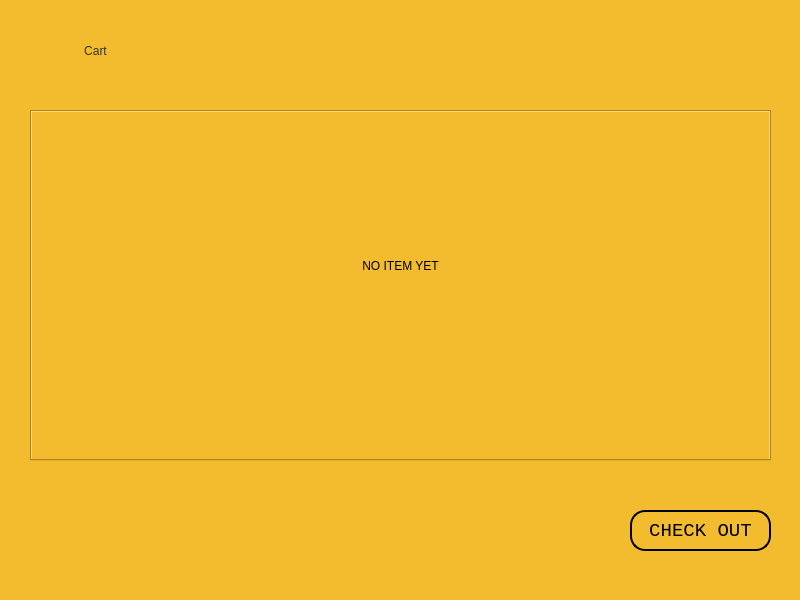
<?xml version="1.0" encoding="UTF-8"?>
<ui version="4.0">
 <class>CartWD</class>
 <widget class="QWidget" name="CartWD">
  <property name="geometry">
   <rect>
    <x>0</x>
    <y>0</y>
    <width>800</width>
    <height>600</height>
   </rect>
  </property>
  <property name="windowTitle">
   <string>Form</string>
  </property>
  <property name="styleSheet">
   <string notr="true">background-color: rgb(243, 188, 46);</string>
  </property>
  <widget class="QTabWidget" name="tabWidget">
   <property name="geometry">
    <rect>
     <x>30</x>
     <y>110</y>
     <width>741</width>
     <height>351</height>
    </rect>
   </property>
   <property name="styleSheet">
    <string notr="true">font: 12pt &quot;Consolas&quot;;
color: rgb(50, 50, 50);</string>
   </property>
   <property name="currentIndex">
    <number>-1</number>
   </property>
  </widget>
  <widget class="QLabel" name="label">
   <property name="geometry">
    <rect>
     <x>30</x>
     <y>10</y>
     <width>131</width>
     <height>81</height>
    </rect>
   </property>
   <property name="styleSheet">
    <string notr="true">color: rgb(50, 50, 50);
font:  40pt &quot;Impact&quot;;
background-color: rgba(255, 255, 255, 0);</string>
   </property>
   <property name="text">
    <string>Cart</string>
   </property>
   <property name="alignment">
    <set>Qt::AlignCenter</set>
   </property>
  </widget>
  <widget class="QLabel" name="text">
   <property name="geometry">
    <rect>
     <x>280</x>
     <y>240</y>
     <width>241</width>
     <height>51</height>
    </rect>
   </property>
   <property name="styleSheet">
    <string notr="true">color: rgb(0, 0, 0);
font: 75 24pt &quot;Consolas&quot;;</string>
   </property>
   <property name="text">
    <string>NO ITEM YET</string>
   </property>
   <property name="alignment">
    <set>Qt::AlignCenter</set>
   </property>
  </widget>
  <widget class="QPushButton" name="pushButton_place">
   <property name="geometry">
    <rect>
     <x>630</x>
     <y>510</y>
     <width>141</width>
     <height>41</height>
    </rect>
   </property>
   <property name="font">
    <font>
     <family>Consolas</family>
     <pointsize>14</pointsize>
    </font>
   </property>
   <property name="focusPolicy">
    <enum>Qt::ClickFocus</enum>
   </property>
   <property name="autoFillBackground">
    <bool>false</bool>
   </property>
   <property name="styleSheet">
    <string notr="true">color: rgb(0, 0, 0);
background-color: rgba(255, 255, 255, 0);
border: 2px solid black;
border-radius:  15px; </string>
   </property>
   <property name="text">
    <string>CHECK OUT</string>
   </property>
   <property name="iconSize">
    <size>
     <width>20</width>
     <height>20</height>
    </size>
   </property>
   <property name="autoDefault">
    <bool>false</bool>
   </property>
   <property name="default">
    <bool>false</bool>
   </property>
   <property name="flat">
    <bool>true</bool>
   </property>
  </widget>
 </widget>
 <resources/>
 <connections/>
</ui>
